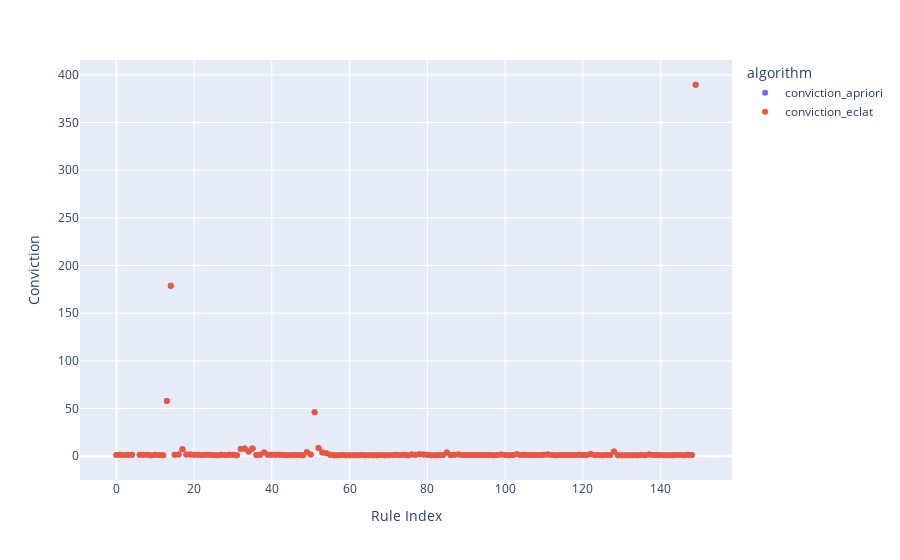

The code cell stored with this chart in its notebook:
### Markdown cell above
## Conviction

### Code cell
fig = px.scatter(entree_joined, y=['conviction_apriori', 'conviction_eclat'], labels={'index':'Rule Index', 'value':'Conviction', 'variable': 'algorithm', 'lift_apriori':'Apriori', 'lift_eclat': 'ECLAT'})
fig.show()

### Figure 1 — Plotly figure (JSON) as saved in the notebook; plotly's stock layout.template omitted (floating-point values rounded to 4 significant figures; data arrays with more than 128 entries replaced by an {"elided": "..."} marker saying what was removed)
{"data": [{"hovertemplate": "algorithm=conviction_apriori<br>Rule Index=%{x}<br>Conviction=%{y}<extra></extra>", "legendgroup": "conviction_apriori", "marker": {"color": "#636efa", "symbol": "circle"}, "mode": "markers", "name": "conviction_apriori", "orientation": "v", "showlegend": true, "type": "scatter", "x": {"elided": "150 int values"}, "xaxis": "x", "y": {"elided": "150 float values"}, "yaxis": "y"}, {"hovertemplate": "algorithm=conviction_eclat<br>Rule Index=%{x}<br>Conviction=%{y}<extra></extra>", "legendgroup": "conviction_eclat", "marker": {"color": "#EF553B", "symbol": "circle"}, "mode": "markers", "name": "conviction_eclat", "orientation": "v", "showlegend": true, "type": "scatter", "x": {"elided": "150 int values"}, "xaxis": "x", "y": {"elided": "150 float values"}, "yaxis": "y"}], "layout": {"legend": {"title": {"text": "algorithm"}, "tracegroupgap": 0}, "margin": {"t": 60}, "xaxis": {"anchor": "y", "domain": [0, 1], "title": {"text": "Rule Index"}}, "yaxis": {"anchor": "x", "domain": [0, 1], "title": {"text": "Conviction"}}}}
